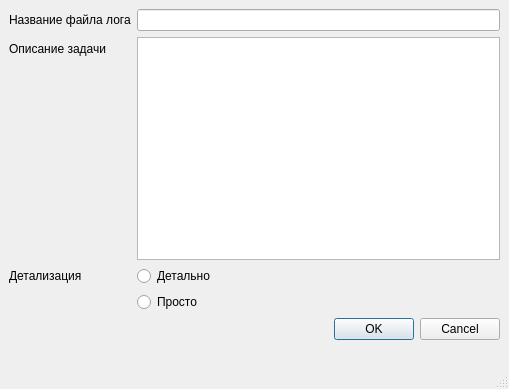
<?xml version="1.0" encoding="UTF-8"?>
<ui version="4.0">
 <class>MainWindow</class>
 <widget class="QMainWindow" name="MainWindow">
  <property name="geometry">
   <rect>
    <x>0</x>
    <y>0</y>
    <width>509</width>
    <height>389</height>
   </rect>
  </property>
  <property name="windowTitle">
   <string>MainWindow</string>
  </property>
  <widget class="QWidget" name="centralwidget">
   <widget class="QWidget" name="gridLayoutWidget">
    <property name="geometry">
     <rect>
      <x>9</x>
      <y>9</y>
      <width>491</width>
      <height>331</height>
     </rect>
    </property>
    <layout class="QGridLayout" name="gridLayout">
     <item row="4" column="0">
      <widget class="QDialogButtonBox" name="buttonBox">
       <property name="standardButtons">
        <set>QDialogButtonBox::Cancel|QDialogButtonBox::Ok</set>
       </property>
      </widget>
     </item>
     <item row="1" column="0">
      <layout class="QFormLayout" name="formLayout">
       <item row="0" column="0">
        <widget class="QLabel" name="label">
         <property name="text">
          <string>Название файла лога</string>
         </property>
        </widget>
       </item>
       <item row="0" column="1">
        <widget class="QLineEdit" name="lineEdit"/>
       </item>
       <item row="1" column="0">
        <widget class="QLabel" name="label_2">
         <property name="text">
          <string>Описание задачи</string>
         </property>
        </widget>
       </item>
       <item row="1" column="1">
        <widget class="QTextEdit" name="textEdit"/>
       </item>
       <item row="2" column="0">
        <widget class="QLabel" name="label_3">
         <property name="text">
          <string>Детализация</string>
         </property>
        </widget>
       </item>
       <item row="2" column="1">
        <widget class="QRadioButton" name="radioButton">
         <property name="text">
          <string>Детально</string>
         </property>
        </widget>
       </item>
       <item row="3" column="1">
        <widget class="QRadioButton" name="radioButton_2">
         <property name="text">
          <string>Просто</string>
         </property>
        </widget>
       </item>
      </layout>
     </item>
    </layout>
   </widget>
  </widget>
  <widget class="QMenuBar" name="menubar">
   <property name="geometry">
    <rect>
     <x>0</x>
     <y>0</y>
     <width>509</width>
     <height>21</height>
    </rect>
   </property>
  </widget>
  <widget class="QStatusBar" name="statusbar"/>
 </widget>
 <resources/>
 <connections/>
</ui>
